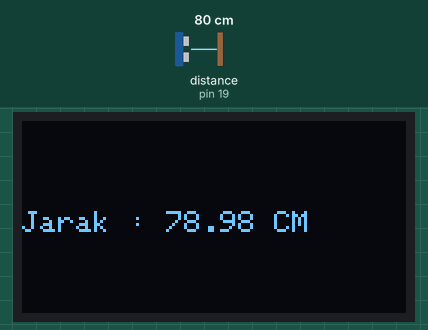
This sketch was run on a simulated Arduino Uno, built with avr-gcc and run on an emulated ATmega328P. On the bench: 128×64 one-colour display. Wiring (inferred from the names in the program): ultrasonic range finder: trigger pin 18; echo pin 19. Inputs (shaded band) come from the test bench; at power-on: distance to the obstacle (sensor on pin 19) 80 cm. The echo pulse lasts 58.3 µs per cm.

Above: at 2.8 s.
2.9 s: distance to the obstacle (sensor on pin 19) set to 2 cm
At 4.8 s:
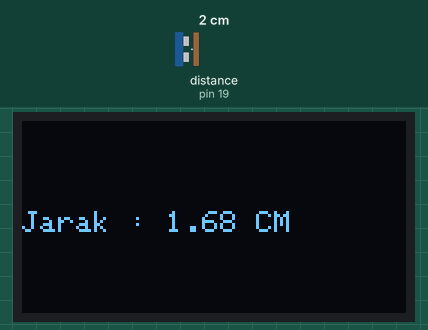
8.9 s: distance to the obstacle (sensor on pin 19) set to 299 cm
At 10.8 s:
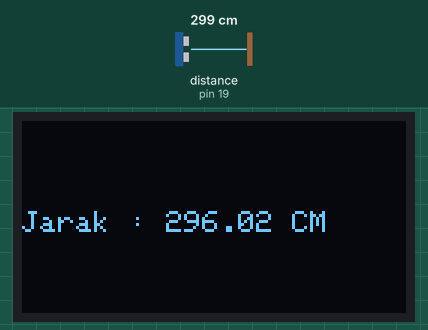
13.7 s: distance to the obstacle (sensor on pin 19) set to 4 cm
At 15.4 s:
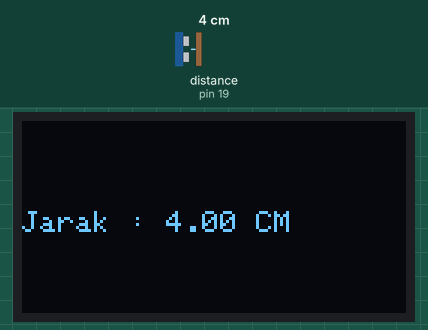
Timing chart, 0 to 16.9 s (numbered marks = the images above; inputs shaded):
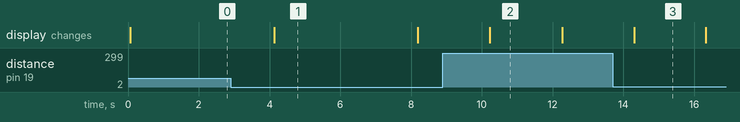

The sketch:

ideaSTEAM_percobaan8.1.ino
```cpp
#include <Wire.h>
#include <Adafruit_GFX.h>
#include <Adafruit_SSD1306.h>

Adafruit_SSD1306 display(128, 64, &Wire, -1);
const int trigPin = 18;
const int echoPin = 19;

#define SOUND_SPEED 0.034

long duration;
float jarak;

void setup() {
  Serial.begin(115200);
  pinMode(trigPin, OUTPUT);
  pinMode(echoPin, INPUT);

  display.begin(SSD1306_SWITCHCAPVCC, 0x3C);
}

void loop() {
  digitalWrite(trigPin, LOW);
  delayMicroseconds(2);
  digitalWrite(trigPin, HIGH);
  delayMicroseconds(10);
  digitalWrite(trigPin, LOW);
  duration = pulseIn(echoPin, HIGH);
  jarak = duration * SOUND_SPEED / 2;

  display.clearDisplay();
  display.setTextSize(1);
  display.setTextColor(SSD1306_WHITE);
  display.setCursor(0, 30);
  display.print("Jarak : ");
  display.print(jarak);
  display.print(" CM");
  display.display();
  delay(2000);
}
```

Measured:
- after the input at 2.9 s, the display: changes after 1.2 s (image 1)
- after the input at 8.9 s, the display: changes after 1.3 s (image 2)
- after the input at 13.7 s, the display: changes after 0.61 s (image 3)
- what the display in image 1 shows lasts 4.1 s, from 4.1 s to 8.2 s
- what the display in image 2 shows lasts 2.1 s, from 10.2 s to 12.3 s
